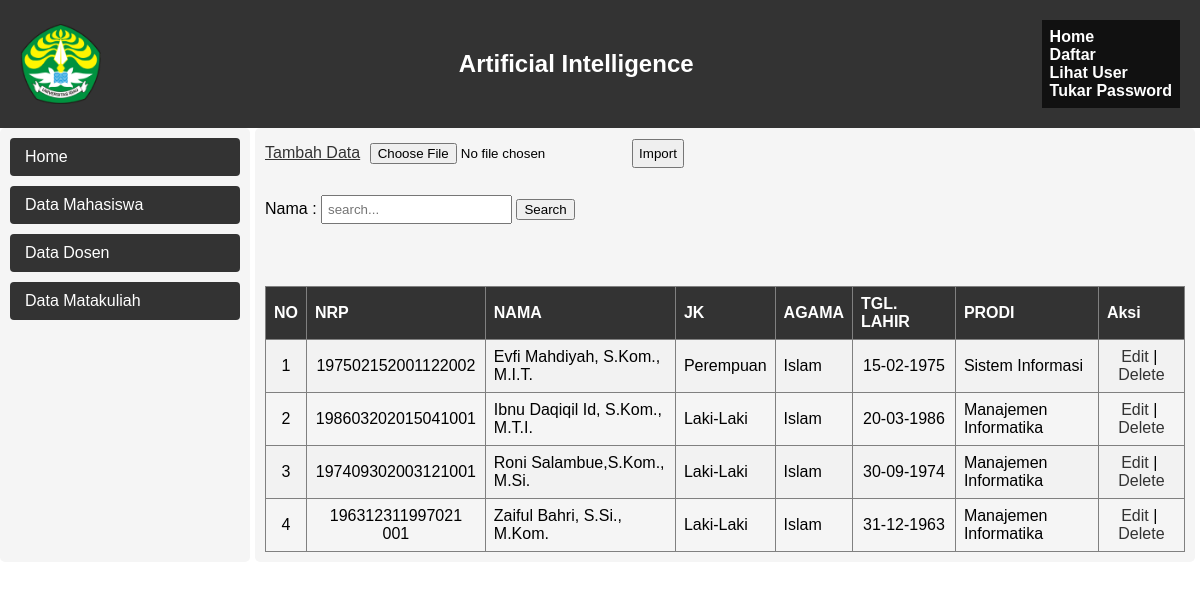
The page /data_dosen.php on the database its author committed.
### tables this page shows
CREATE TABLE `dosen_web` (
  `id_dosen` int(11) NOT NULL,
  `nrp` varchar(20) NOT NULL,
  `nama` varchar(60) NOT NULL,
  `jenis_kelamin` char(1) NOT NULL,
  `agama` char(1) NOT NULL,
  `tgl_lahir` date NOT NULL,
  `prodi` char(6) NOT NULL
);

### data_dosen.php (the view, shortened to what this page needs)
<?php
include 'koneksi.php';
    if (isset($_GET["submit"])) {
    $nama = ($_GET["nama"]);
    $nama = mysqli_real_escape_string($conn, $nama);
    $query  = "SELECT * FROM dosen_web WHERE nama LIKE '%$nama%' ";
    $query .= "ORDER BY nama ASC";
    $pesan = "Hasil pencarian untuk nama <b>\"$nama\" </b>:";
} else {
    $query = "SELECT * FROM dosen_web ORDER BY nama ASC";
}
?>
<!DOCTYPE html>
<html>
<head>
    <link rel="stylesheet" href="css/data_dosen.css">
</head>
<body>
    <div class="header">
        <div class="logo">
            <img src="img/unri (1).png" alt="Logo">
        </div>
        <div class="title">Artificial Intelligence</div>
        <div class="navbar">
            <ul>
                <li><a href="home.php">Home</a></li>
                <li><a href="daftar.php">Daftar</a></li>
                <li><a href="user.php">Lihat User</a></li>
                <li><a href="password.php">Tukar Password</a></li>
            </ul>
        </div>
    </div>
    <div class="container">
        <div class="column column-kiri">
        <ul>
                <li><a href="home.php">Home</a></li>
                <li><a href="data_mahasiswa.php">Data Mahasiswa</a></li>
                <li><a href="data_dosen.php">Data Dosen</a></li>
                <li><a href="data_matakuliah.php">Data Matakuliah</a></li>
            </ul>
        </div>
        <div class="column column-kanan table-container">
            <a href="form_tambah_dosen.php">Tambah Data</a>
            <input type="file">
            <button>Import</button>
            <form id="search" action="data_dosen.php" method="get">
                <p>
                    <label for="nim">Nama : </label>
                    <input type="text" name="nama" id="nama" placeholder="search...">
                    <input type="submit" name="submit" value="Search">
                </p>
            </form>
            <br><br>
            <table border="1" cellpadding="3" cellspacing="3" width="1200px" style="border-collapse: collapse;">
                <tr>
                    <th>NO</th>
                    <th>NRP</th>
                    <th>NAMA</th>
                    <th>JK</th>
                    <th>AGAMA</th>
                    <th>TGL. LAHIR</th>
                    <th>PRODI</th>
                    <th>Aksi</th>
                </tr>
                <?php
                $dosen = mysqli_query($conn, $query);
                $no=1;
                foreach ($dosen as $row){
                    $jenis_kelamin = $row['jenis_kelamin']=='0'?'Perempuan':'Laki-Laki';
                    echo"<tr>
                        <td style='text-align:center;'>$no</td>
                        <td style='text-align:center;'>".$row['nrp']."</td>
                        <td>".$row['nama']."</td>
                        <td>".$jenis_kelamin."</td>";
                    if($row['agama']==1){
                        $agama = 'Islam';
                    }else if($row['agama']==2){
                        $agama = 'Kristen';
                    }else if($row['agama']==3){
                        $agama = 'Khatolik';
                    }else if($row['agama']==4){
                        $agama = 'Hindu';
                    }else if($row['agama']==5){
                        $agama = 'Budha';
                    }
                    echo"<td>".$agama."</td>";
                    $tgl1 = substr($row['tgl_lahir'],8,2);
                    $bln1 = substr($row['tgl_lahir'],5,2);
                    $thn1 = substr($row['tgl_lahir'],0,4);
                    echo"<td style='text-align:center;'>".$tgl1."-".$bln1."-".$thn1."</td>";
                    if($row['prodi']=="603125"){
                        $prodi = "Sistem Informasi";
                    }else if($row['prodi']=="603124"){
                        $prodi = "Manajemen Informatika";
                    }else if($row['prodi']=="603126"){
                        $prodi = "Fisika";
                    }else if($row['prodi']=="603127"){
                        $prodi = "Kimia";
                    }else if($row['prodi']=="603128"){
                        $prodi = "Biologi";
                    }
                    echo"<td>".$prodi."</td>";
                    echo"
                        <td style='text-align:center;'>
                            <a href=form_edit_dosen.php?nrp=$row[nrp] style='text-decoration:none;'>Edit</a>&nbsp;|&nbsp;
                            <a href=delete_dosen.php?nrp=$row[nrp] style='text-decoration:none;'>Delete</a>
                        </td>
                    </tr>";
                    $no++;
                }
                ?>
            </table>
        </div>
    </div>
<html>

### css/data_dosen.css (style rules this page uses)
body { margin: 0; padding: 0; font-family: Arial, sans-serif; }
.header { background-color: #333; color: #fff; padding: 20px; display: flex; align-items: center; justify-content: space-between; }
.logo { display: flex; align-items: center; }
.logo img { height: 80px; margin-right: 10px; }
.title { font-size: 24px; font-weight: bold; }
.navbar { padding: 0px; background-color: #111111; display: flex; flex-direction: column; align-items: flex-start; }
.navbar ul { list-style-type: none; margin: 0; padding: 8px; }
.navbar a { text-decoration: none; color: #fff; font-weight: bold; }
.container { display: flex; justify-content: space-between; margin: 0px; }
.column { padding: 10px; background-color: #f5f5f5; border-radius: 5px; margin-right: 5px; }
.column-kiri { width: 20%; }
.column-kanan { width: 80%; }
.column ul { list-style-type: none; padding: 0; margin: 0; }
.column ul li { margin-bottom: 5px; }
.column a { margin-bottom: 10px; color: #333; }
.column input[type='file'], .column button, .column input[type='text'] { margin-bottom: 10px; padding: 5px; }
table { border-collapse: collapse; width: 100%; }
th, td { padding: 8px; text-align: left; }
th { background-color: #333; color: #fff; }
tr:nth-child(even) { background-color: #f2f2f2; }

### data_dosen.php (style rules this page uses)
.column-kiri ul { padding: 0; list-style: none; }
.column-kiri li { margin-bottom: 10px; }
.column-kiri a { display: block; padding: 10px 15px; text-decoration: none; color: #fff; background-color: #333; border-radius: 4px; transition: background-color 0.3s ease; font-family: Arial, sans-serif; }

### rows shown on the page
dosen_web: nrp "197502152001122002", nama "Evfi Mahdiyah, S.Kom., M.I.T.", jenis_kelamin "Perempuan", agama "Islam", tgl_lahir "15", tgl_lahir "02", tgl_lahir "1975", prodi "Sistem Informasi"
dosen_web: nrp "198603202015041001", nama "Ibnu Daqiqil Id, S.Kom., M.T.I.", jenis_kelamin "Laki-Laki", agama "Islam", tgl_lahir "20", tgl_lahir "03", tgl_lahir "1986", prodi "Manajemen Informatika"
dosen_web: nrp "197409302003121001", nama "Roni Salambue,S.Kom., M.Si.", jenis_kelamin "Laki-Laki", agama "Islam", tgl_lahir "30", tgl_lahir "09", tgl_lahir "1974", prodi "Manajemen Informatika"
dosen_web: nrp "196312311997021 001", nama "Zaiful Bahri, S.Si., M.Kom.", jenis_kelamin "Laki-Laki", agama "Islam", tgl_lahir "31", tgl_lahir "12", tgl_lahir "1963", prodi "Manajemen Informatika"
